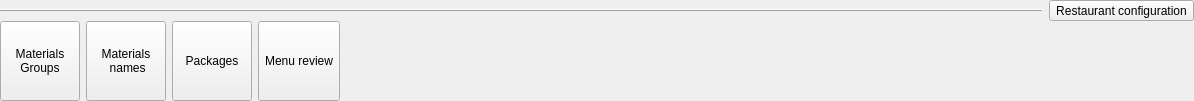
    <widget class="QWidget" name="widget_4" native="true">
     <layout class="QVBoxLayout" name="verticalLayout_3">
      <property name="spacing">
       <number>0</number>
      </property>
      <property name="leftMargin">
       <number>0</number>
      </property>
      <property name="topMargin">
       <number>0</number>
      </property>
      <property name="rightMargin">
       <number>0</number>
      </property>
      <property name="bottomMargin">
       <number>0</number>
      </property>
      <item>
       <widget class="QWidget" name="widget_5" native="true">
        <layout class="QHBoxLayout" name="horizontalLayout_3">
         <property name="leftMargin">
          <number>0</number>
         </property>
         <property name="topMargin">
          <number>0</number>
         </property>
         <property name="rightMargin">
          <number>0</number>
         </property>
         <property name="bottomMargin">
          <number>0</number>
         </property>
         <item>
          <widget class="Line" name="line_2">
           <property name="frameShadow">
            <enum>QFrame::Raised</enum>
           </property>
           <property name="orientation">
            <enum>Qt::Horizontal</enum>
           </property>
          </widget>
         </item>
         <item>
          <widget class="QToolButton" name="btnConfigRestaurant">
           <property name="focusPolicy">
            <enum>Qt::NoFocus</enum>
           </property>
           <property name="text">
            <string>Restaurant configuration</string>
           </property>
           <property name="toolButtonStyle">
            <enum>Qt::ToolButtonIconOnly</enum>
           </property>
          </widget>
         </item>
        </layout>
       </widget>
      </item>
      <item>
       <widget class="QWidget" name="widget_6" native="true">
        <layout class="QHBoxLayout" name="horizontalLayout_4">
         <property name="leftMargin">
          <number>0</number>
         </property>
         <property name="topMargin">
          <number>0</number>
         </property>
         <property name="rightMargin">
          <number>0</number>
         </property>
         <property name="bottomMargin">
          <number>0</number>
         </property>
         <item>
          <widget class="QToolButton" name="bntnMaterialsGroups">
           <property name="minimumSize">
            <size>
             <width>80</width>
             <height>80</height>
            </size>
           </property>
           <property name="maximumSize">
            <size>
             <width>222</width>
             <height>222</height>
            </size>
           </property>
           <property name="text">
            <string>Materials
Groups</string>
           </property>
           <property name="icon">
            <iconset resource="res.qrc">
             <normaloff>:/images/dinner2.png</normaloff>:/images/dinner2.png</iconset>
           </property>
           <property name="iconSize">
            <size>
             <width>32</width>
             <height>32</height>
            </size>
           </property>
           <property name="toolButtonStyle">
            <enum>Qt::ToolButtonTextUnderIcon</enum>
           </property>
          </widget>
         </item>
         <item>
          <widget class="QToolButton" name="btnMaterials">
           <property name="minimumSize">
            <size>
             <width>80</width>
             <height>80</height>
            </size>
           </property>
           <property name="maximumSize">
            <size>
             <width>222</width>
             <height>222</height>
            </size>
           </property>
           <property name="text">
            <string>Materials
 names</string>
           </property>
           <property name="icon">
            <iconset resource="res.qrc">
             <normaloff>:/images/dinner2.png</normaloff>:/images/dinner2.png</iconset>
           </property>
           <property name="iconSize">
            <size>
             <width>32</width>
             <height>32</height>
            </size>
           </property>
           <property name="toolButtonStyle">
            <enum>Qt::ToolButtonTextUnderIcon</enum>
           </property>
          </widget>
         </item>
         <item>
          <widget class="QToolButton" name="btnPackages">
           <property name="minimumSize">
            <size>
             <width>80</width>
             <height>80</height>
            </size>
           </property>
           <property name="maximumSize">
            <size>
             <width>222</width>
             <height>222</height>
            </size>
           </property>
           <property name="text">
            <string>Packages</string>
           </property>
           <property name="icon">
            <iconset resource="res.qrc">
             <normaloff>:/images/box.png</normaloff>:/images/box.png</iconset>
           </property>
           <property name="iconSize">
            <size>
             <width>32</width>
             <height>32</height>
            </size>
           </property>
           <property name="toolButtonStyle">
            <enum>Qt::ToolButtonTextUnderIcon</enum>
           </property>
          </widget>
         </item>
         <item>
          <widget class="QToolButton" name="btnMenuReview">
           <property name="minimumSize">
            <size>
             <width>80</width>
             <height>80</height>
            </size>
           </property>
           <property name="maximumSize">
            <size>
             <width>222</width>
             <height>222</height>
            </size>
           </property>
           <property name="text">
            <string>Menu review</string>
           </property>
           <property name="icon">
            <iconset resource="res.qrc">
             <normaloff>:/images/list.png</normaloff>:/images/list.png</iconset>
           </property>
           <property name="iconSize">
            <size>
             <width>32</width>
             <height>32</height>
            </size>
           </property>
           <property name="toolButtonStyle">
            <enum>Qt::ToolButtonTextUnderIcon</enum>
           </property>
          </widget>
         </item>
         <item>
          <spacer name="horizontalSpacer_2">
           <property name="orientation">
            <enum>Qt::Horizontal</enum>
           </property>
           <property name="sizeHint" stdset="0">
            <size>
             <width>854</width>
             <height>20</height>
            </size>
           </property>
          </spacer>
         </item>
        </layout>
       </widget>
      </item>
     </layout>
    </widget>
